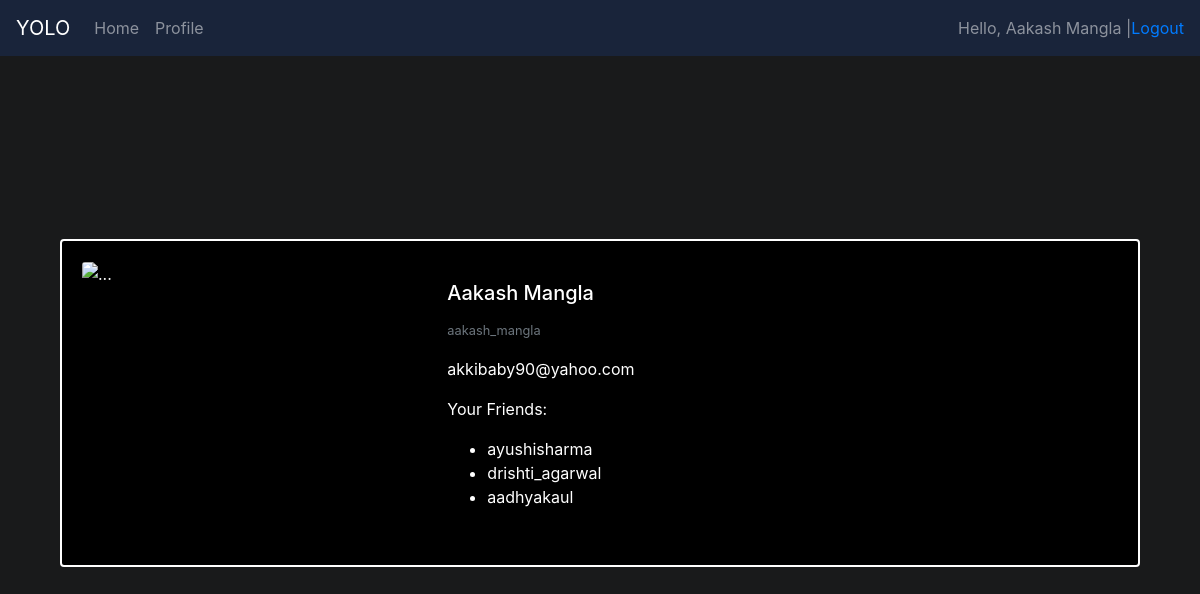
Screenshot of /profile/ (signed in) with the database file from the repository.
### social/models.py (models this page shows)
class Friends(models.Model):
    person1 = models.ForeignKey(User, on_delete = models.CASCADE, related_name = 'person1')
    person2 = models.ForeignKey(User, on_delete = models.CASCADE, related_name = 'person2')

### social/views.py (the view)
# urls.py: path('profile/', views.profile, name = 'profile'),
def profile(request):
    context = {
        "friends": models.Friends.objects.filter(person1 = request.user),
    }
    return render(request, 'social/profile.html', context)

### templates/social/profile.html
{% extends 'base.html' %}
{% block content %}
<br><br><br>
<div class="container" style="display: flex; flex-direction: column; align-items: center; height: 100vh;">
    <div class="card mb-12" style="width: 90vw;  margin-top: 15%; background-color: black; border: 2px solid white; padding: 20px;">
        <div class="row no-gutters">
          <div class="col-md-4">
            <img style="width: 20vw;" src="https://searchusers.xyz/img/userb.png" class="card-img" alt="...">
          </div>
          <div class="col-md-8">
            <div class="card-body">
              <h5 class="card-title">{{user.first_name}} {{user.last_name}}</h5>
              <p class="card-text"><small class="text-muted">{{user}}</small></p>
              <p class="card-text">{{user.email}}</p>
              <p class="card-text">Your Friends:</p>
              <ul>
                {%for friend in friends%}
                <li>{{friend.person2}}</li>
                {%endfor%}
              </ul>
            </div>
          </div>
        </div>
      </div>
</div>
{% endblock %}

### templates/base.html (shortened to what this page needs)
<!DOCTYPE html>
<html lang="en">
<head>
    <link rel="stylesheet" href="https://stackpath.bootstrapcdn.com/bootstrap/4.5.2/css/bootstrap.min.css">
</head>
    <body>
        <nav class="navbar navbar-expand-lg navbar-dark fixed-top"  style="background-color: #19243a; color: white;">
            <a class="navbar-brand" href="/">YOLO</a>
            <div class="collapse navbar-collapse" id="navbarText">
              <ul class="navbar-nav mr-auto">
                {% if user.is_authenticated %}
                <li class="nav-item">
                  <a class="nav-link" href="/home">Home <span class="sr-only">(current)</span></a>
                </li>
                <li class="nav-item">
                  <a class="nav-link" href="/profile">Profile</a>
                </li>
                {% endif %}
              </ul>
              {% if user.is_authenticated %}
              <span class="navbar-text">
                Hello, {{ user.first_name }} {{ user.last_name }} |
              </span>
              <a href="/auth/logout">Logout</a>
              {% else %}
              <a href="/auth/signup">Sign Up |</a>
              <a href="/auth/login">Login</a>
              {% endif %}
            </div>
          </nav>
          <div class="text-white" style="background-color: #191A1B;">
        {% block content %} {% endblock %}
      </div>
    </body>
</html>

### rows the page displays
Friends: person2 "ayushisharma"
Friends: person2 "drishti_agarwal"
Friends: person2 "aadhyakaul"

### other values shown
{{ user.first_name }} "Aakash"
{{ user.last_name }} "Mangla"
{{ user }} "aakash_mangla"
{{ user.email }} "akkibaby90@yahoo.com"
